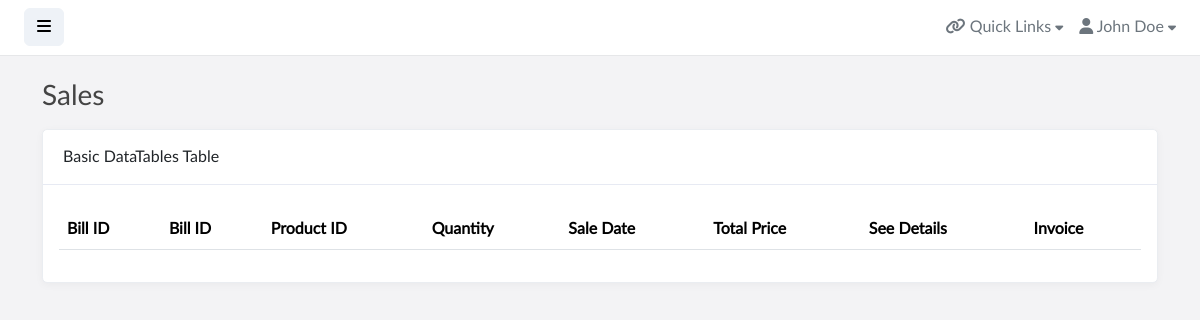
Page /sales.php on the earlier database version.
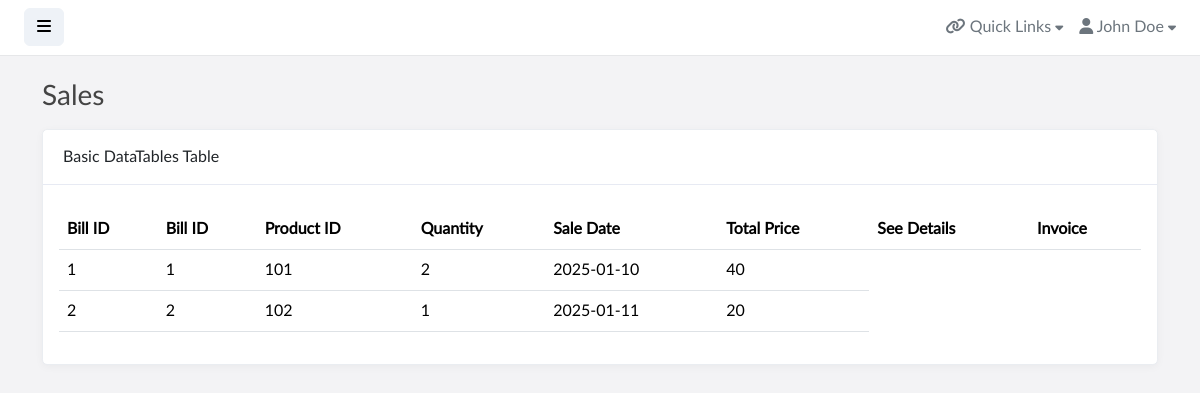
Same page on the later database version.
### tables this page shows
CREATE TABLE IF NOT EXISTS `sales` (
  `saleID` INT(11) NOT NULL AUTO_INCREMENT,
  `billID` INT(11) NOT NULL,
  `productID` INT(11) NOT NULL,
  `quantity` INT NOT NULL,
  `saleDate` DATE NOT NULL,
  `totalPrice` FLOAT NOT NULL,
  PRIMARY KEY (`saleID`),
  FOREIGN KEY (`billID`) REFERENCES `bill`(`billID`),
  FOREIGN KEY (`productID`) REFERENCES `products`(`productID`)
);

### sales.php (the view, shortened to what this page needs)
<!doctype html>
<html lang="en">
<head>
    <link href="assets/vendor/fontawesome/css/fontawesome.min.css" rel="stylesheet">
    <link href="assets/vendor/fontawesome/css/solid.min.css" rel="stylesheet">
    <link href="assets/vendor/fontawesome/css/brands.min.css" rel="stylesheet">
    <link href="assets/vendor/bootstrap/css/bootstrap.min.css" rel="stylesheet">
    <link href="assets/vendor/datatables/datatables.min.css" rel="stylesheet">
    <link href="assets/css/master.css" rel="stylesheet">
</head>
<body>
    <div class="wrapper">
        <div id="body" class="active">
            <nav class="navbar navbar-expand-lg navbar-white bg-white">
                <button type="button" id="sidebarCollapse" class="btn btn-light">
                    <i class="fas fa-bars"></i><span></span>
                </button>
                <div class="collapse navbar-collapse" id="navbarSupportedContent">
                    <ul class="nav navbar-nav ms-auto">
                        <li class="nav-item dropdown">
                            <div class="nav-dropdown">
                                <a href="#" id="nav1" class="nav-item nav-link dropdown-toggle text-secondary" data-bs-toggle="dropdown" aria-expanded="false">
                                    <i class="fas fa-link"></i> <span>Quick Links</span> <i style="font-size: .8em;" class="fas fa-caret-down"></i>
                                </a>
                            </div>
                        </li>
                        <li class="nav-item dropdown">
                            <div class="nav-dropdown">
                                <a href="#" id="nav2" class="nav-item nav-link dropdown-toggle text-secondary" data-bs-toggle="dropdown" aria-expanded="false">
                                    <i class="fas fa-user"></i> <span>John Doe</span> <i style="font-size: .8em;" class="fas fa-caret-down"></i>
                                </a>
                            </div>
                        </li>
                    </ul>
                </div>
            </nav>
            <div class="content">
                <div class="container">
                    <div class="page-title">
                        <h3>Sales</h3>
                    </div>
                    <div class="col-md-12 col-lg-12">
                        <div class="card">
                            <div class="card-header">Basic DataTables Table</div>
                            <div class="card-body">
                                <table class="table table-hover" id="dataTables-example" width="100%">
                                    <thead>
                                        <tr>
                                            <th>Bill ID</th>
                                            <th>Bill ID</th>
                                            <th>Product ID</th>
                                            <th>Quantity</th>
                                            <th>Sale Date</th>
                                            <th>Total Price</th>
                                            <th>See Details</th>
                                            <th>Invoice</th>
                                        </tr>
                                    </thead>
                                    <tbody>
                                        <?php
                                        try{
                                            $conn = mysqli_connect("localhost", "root", "", "pharmacy");
                                        }
                                        catch(mysqli_sql_exception) {
                                            echo "COULDN'T CONNECT";
                                        }
                                        $sql = "SELECT * FROM sales";
                                        $result = mysqli_query($conn, $sql);
                                        if ($conn) {
                                            if (mysqli_num_rows($result) > 0) {
                                                while ($row = mysqli_fetch_assoc($result)) {
                                                    echo "<tr>
                                                        <td>" . htmlspecialchars($row['saleID']) . "</td>
                                                        <td>" . htmlspecialchars($row['billID']) . "</td>
                                                        <td>" . htmlspecialchars($row['productID']) . "</td>
                                                        <td>" . htmlspecialchars($row['quantity']) . "</td>
                                                        <td>" . htmlspecialchars($row['saleDate']) . "</td>
                                                        <td>" . htmlspecialchars($row['totalPrice']) . "</td>
                                                    </tr>";
                                                }
                                            }
                                        }
                                        ?>
                                    </tbody>
                                </table>
                            </div>
                        </div>
                    </div>
                </div>
            </div>
        </div>
    </div>
</body>
</html>

### assets/css/master.css (style rules this page uses)
body, h1, .h1, h2, .h2, h3, .h3, h4, .h4, h5, .h5, h6, .h6, p, a, td { -moz-osx-font-smoothing: grayscale; -webkit-font-smoothing: antialiased; }
body { width: 100%; height: 100%; background: #f3f3f5; font-family: "Lato", "Helvetica Neue", Arial, Helvetica, sans-serif; font-size: 1rem; color: #444; }
.wrapper { display: flex; width: 100%; align-items: stretch; overflow-x: hidden }
#body { width: 100%; padding: 0; min-height: 100vh; transition: all 0.3s; }
#body>.navbar { padding: 0 1.5rem; min-height: 54px; box-shadow: none; border-bottom: 1px solid rgba(101, 109, 119, .16); }
#body>.content { position: relative; padding: .5rem; }
#body .content .page-title h3 { margin: 1rem 0; }
.page-title { margin: 0; font-size: 1.5rem; line-height: 1.5555556; }
.card { box-shadow: 0 .125rem .5rem rgba(0, 0, 0, .04); border: 1px solid #eaedf1; margin-bottom: 1.5rem; border-radius: 5.2px; overflow: hidden; }
.card-header { padding: 15px 20px; background-color: #fff; border-bottom: 1px solid #e7eaf3; }
a, a:hover, a:focus { color: inherit; text-decoration: none; transition: all 0.3s; }
.table td, .table th { vertical-align: middle; }
.btn-light { background-color: #eef2f7; border-color: #eef2f7; }
.form-control:focus, .form-select:focus, { box-shadow: none !important; border: 2px solid #1e84c4; background-color: #FAFAFA; }
@media (min-width: 200px) { .navbar-expand-lg .navbar-collapse { display: -ms-flexbox !important; display: flex !important; -ms-flex-preferred-size: auto; flex-basis: auto; } }
@media (min-width: 200px) { .navbar-expand-lg .navbar-nav { -ms-flex-direction: row; flex-direction: row; } }

### assets/components/navbar/navbar-dropdowns.css (style rules this page uses)
.nav-dropdown .nav-link { color: #B2EBF2; line-height: 1.42857; padding: 1rem 0 1rem 1rem !important; }
.nav-dropdown .nav-link::after { display: none; }

Differences in the rows shown:
added sales: saleID "1", billID "1", productID "101", quantity "2", saleDate "2025-01-10", totalPrice "40"
added sales: saleID "2", billID "2", productID "102", quantity "1", saleDate "2025-01-11", totalPrice "20"
